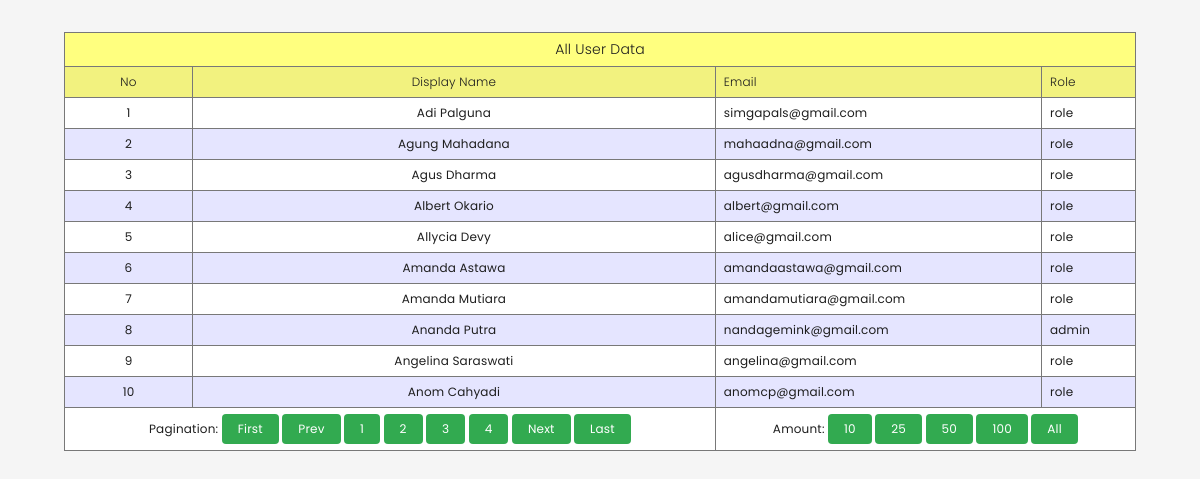
The page / on the database its author committed.
### tables this page shows
CREATE TABLE `user` (
  `username` varchar(30) NOT NULL,
  `email` varchar(100) NOT NULL,
  `role` varchar(10) NOT NULL,
  `password` varchar(255) NOT NULL
);

### index.php (the view, shortened to what this page needs)
<?php
    require 'function.php';
    $halaman = isset($_GET['halaman'])?(int)$_GET['halaman'] : 1;
    $amount = isset($_GET['q'])?(int)$_GET['q'] : 10;
    $checkmaxpage = mysqli_query($conn, "SELECT count(*) AS jumlah from user");
    $checkresult = mysqli_fetch_assoc($checkmaxpage);
    if($checkresult['jumlah'] == $amount){
        $maxpage = intdiv($checkresult['jumlah'], $amount);
    }else{
        $maxpage = intdiv($checkresult['jumlah'], $amount)+1;
    }
    $beginning = ($halaman>1) ? ($halaman * $amount) - $amount : 0;
    $query = "SELECT * FROM user LIMIT $beginning, $amount";
    $data_buku = mysqli_query($conn, $query);
    $numbering = $beginning+1;
?>
<html>
    <head>
        <link rel="stylesheet" href="style.css">
        <link rel="stylesheet" href="https://cdnjs.cloudflare.com/ajax/libs/font-awesome/6.3.0/css/all.min.css" />
    </head>
    <body>
        <table class="tabel-buku">
            <tr>
                <th colspan="4" class="header-text">All User Data</th>
            </tr>
            <tr>
                <th>No</th>
                <th>Display Name</th>
                <th>Email</th>
                <th>Role</th>
            </tr>
            <?php while($data = mysqli_fetch_assoc($data_buku)) : ?>
                <tr>
                    <td><?= $numbering++ ?></td>
                    <td><?= $data['username'] ?></td>
                    <td><?= $data['email'] ?></td>
                    <td><?= $data['role']?></td>
                </tr>
            <?php endwhile; ?>
            <tr>
                <td colspan="2">
                    Pagination:
                    <a href="?halaman=1&q=<?= $amount ?>" class="add-btn">First</a>
                    <a href="?halaman=<?= $halaman-1 ?>&q=<?= $amount ?>" class="add-btn">Prev</a>
                    <?php
                        for($x=1; $x<=$maxpage; $x++){
                    ?>
                        <a href="?halaman=<?= $x ?>&q=<?= $amount ?>" class="add-btn"><?= $x ?></a>
                    <?php
                        }
                    ?>
                    <a href="?halaman=<?= $halaman+1 ?>&q=<?= $amount ?>" class="add-btn">Next</a>
                    <a href="?halaman=<?= $maxpage ?>&q=<?= $amount ?>" class="add-btn">Last</a>
                </td>
                <td colspan="2">
                    Amount:
                    <a href="?halaman=<?= $halaman ?>&q=10" class="add-btn">10</a>
                    <a href="?halaman=<?= $halaman ?>&q=25" class="add-btn">25</a>
                    <a href="?halaman=<?= $halaman ?>&q=50" class="add-btn">50</a>
                    <a href="?halaman=<?= $halaman ?>&q=100" class="add-btn">100</a>
                    <a href="?halaman=<?= $halaman ?>&q=<?= $checkresult['jumlah'] ?>" class="add-btn">All</a>
                </td>
            </tr>
        </table>
    </body>
</html>

### style.css (style rules this page uses)
html, body { scroll-behavior: smooth; padding: 12px 28px; background: rgb(245, 245, 245); font-family: "Poppins"; }
a { color: rgb(0, 0, 255); }
.tabel-buku { cursor: default; width: 100%; border-collapse: collapse; background: white; color: rgb(30, 30, 30); font-size: 12px; text-align: left; letter-spacing: 0.2px; }
.tabel-buku tr:nth-child(even) { background: rgba(0, 0, 255, 0.1); }
.tabel-buku th { background: rgba(255, 255, 0, 0.5); font-weight: 300; }
.tabel-buku th, .tabel-buku td { padding: 6px 8px; border: 1px solid rgb(120, 120, 120); }
.tabel-buku th:nth-child(1), .tabel-buku th:nth-child(2), .tabel-buku td:nth-child(1), .tabel-buku td:nth-child(2) { text-align: center; }
.header-text { font-size: 14px; text-align: center; }
.add-btn, .edit-btn, .delete-btn { padding: 4px 16px; margin: 0 auto; width: max-content; display:inline-block; border-radius: 4px; background: rgb(90, 150, 240); color: white !important; text-decoration: none; word-spacing: 2px; }
.add-btn { padding: 6px 16px; background: rgb(50, 170, 80); }

### rows shown on the page
user: username "Adi Palguna", email "simgapals@gmail.com", role "role"
user: username "Agung Mahadana", email "mahaadna@gmail.com", role "role"
user: username "Agus Dharma", email "agusdharma@gmail.com", role "role"
user: username "Albert Okario", email "albert@gmail.com", role "role"
user: username "Allycia Devy", email "alice@gmail.com", role "role"
user: username "Amanda Astawa", email "amandaastawa@gmail.com", role "role"
user: username "Amanda Mutiara", email "amandamutiara@gmail.com", role "role"
user: username "Ananda Putra", email "nandagemink@gmail.com", role "admin"
user: username "Angelina Saraswati", email "angelina@gmail.com", role "role"
user: username "Anom Cahyadi", email "anomcp@gmail.com", role "role"
